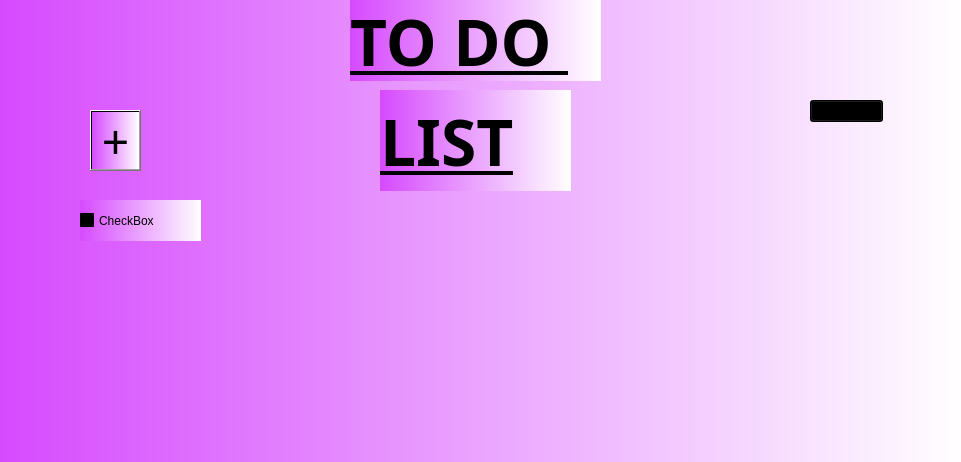
<?xml version="1.0" encoding="UTF-8"?>
<ui version="4.0">
 <class>MainWindow</class>
 <widget class="QMainWindow" name="MainWindow">
  <property name="geometry">
   <rect>
    <x>0</x>
    <y>0</y>
    <width>961</width>
    <height>462</height>
   </rect>
  </property>
  <property name="palette">
   <palette>
    <active>
     <colorrole role="Base">
      <brush brushstyle="LinearGradientPattern">
       <gradient startx="0.000000000000000" starty="0.000000000000000" endx="1.000000000000000" endy="0.000000000000000" type="LinearGradient" spread="PadSpread" coordinatemode="ObjectBoundingMode">
        <gradientstop position="0.000000000000000">
         <color alpha="255">
          <red>214</red>
          <green>74</green>
          <blue>254</blue>
         </color>
        </gradientstop>
        <gradientstop position="1.000000000000000">
         <color alpha="255">
          <red>255</red>
          <green>255</green>
          <blue>255</blue>
         </color>
        </gradientstop>
       </gradient>
      </brush>
     </colorrole>
     <colorrole role="Window">
      <brush brushstyle="LinearGradientPattern">
       <gradient startx="0.000000000000000" starty="0.000000000000000" endx="1.000000000000000" endy="0.000000000000000" type="LinearGradient" spread="PadSpread" coordinatemode="ObjectBoundingMode">
        <gradientstop position="0.000000000000000">
         <color alpha="255">
          <red>214</red>
          <green>74</green>
          <blue>254</blue>
         </color>
        </gradientstop>
        <gradientstop position="1.000000000000000">
         <color alpha="255">
          <red>255</red>
          <green>255</green>
          <blue>255</blue>
         </color>
        </gradientstop>
       </gradient>
      </brush>
     </colorrole>
    </active>
    <inactive>
     <colorrole role="Base">
      <brush brushstyle="LinearGradientPattern">
       <gradient startx="0.000000000000000" starty="0.000000000000000" endx="1.000000000000000" endy="0.000000000000000" type="LinearGradient" spread="PadSpread" coordinatemode="ObjectBoundingMode">
        <gradientstop position="0.000000000000000">
         <color alpha="255">
          <red>214</red>
          <green>74</green>
          <blue>254</blue>
         </color>
        </gradientstop>
        <gradientstop position="1.000000000000000">
         <color alpha="255">
          <red>255</red>
          <green>255</green>
          <blue>255</blue>
         </color>
        </gradientstop>
       </gradient>
      </brush>
     </colorrole>
     <colorrole role="Window">
      <brush brushstyle="LinearGradientPattern">
       <gradient startx="0.000000000000000" starty="0.000000000000000" endx="1.000000000000000" endy="0.000000000000000" type="LinearGradient" spread="PadSpread" coordinatemode="ObjectBoundingMode">
        <gradientstop position="0.000000000000000">
         <color alpha="255">
          <red>214</red>
          <green>74</green>
          <blue>254</blue>
         </color>
        </gradientstop>
        <gradientstop position="1.000000000000000">
         <color alpha="255">
          <red>255</red>
          <green>255</green>
          <blue>255</blue>
         </color>
        </gradientstop>
       </gradient>
      </brush>
     </colorrole>
    </inactive>
    <disabled>
     <colorrole role="Base">
      <brush brushstyle="LinearGradientPattern">
       <gradient startx="0.000000000000000" starty="0.000000000000000" endx="1.000000000000000" endy="0.000000000000000" type="LinearGradient" spread="PadSpread" coordinatemode="ObjectBoundingMode">
        <gradientstop position="0.000000000000000">
         <color alpha="255">
          <red>214</red>
          <green>74</green>
          <blue>254</blue>
         </color>
        </gradientstop>
        <gradientstop position="1.000000000000000">
         <color alpha="255">
          <red>255</red>
          <green>255</green>
          <blue>255</blue>
         </color>
        </gradientstop>
       </gradient>
      </brush>
     </colorrole>
     <colorrole role="Window">
      <brush brushstyle="LinearGradientPattern">
       <gradient startx="0.000000000000000" starty="0.000000000000000" endx="1.000000000000000" endy="0.000000000000000" type="LinearGradient" spread="PadSpread" coordinatemode="ObjectBoundingMode">
        <gradientstop position="0.000000000000000">
         <color alpha="255">
          <red>214</red>
          <green>74</green>
          <blue>254</blue>
         </color>
        </gradientstop>
        <gradientstop position="1.000000000000000">
         <color alpha="255">
          <red>255</red>
          <green>255</green>
          <blue>255</blue>
         </color>
        </gradientstop>
       </gradient>
      </brush>
     </colorrole>
    </disabled>
   </palette>
  </property>
  <property name="windowTitle">
   <string>MainWindow</string>
  </property>
  <property name="styleSheet">
   <string notr="true"> background-color: qlineargradient(spread:pad, x1:0, y1:0, x2:1, y2:0, stop:0 rgba(214, 74, 254, 255), stop:1 rgba(255, 255, 255, 255));
</string>
  </property>
  <widget class="QWidget" name="centralwidget">
   <widget class="QLabel" name="title">
    <property name="geometry">
     <rect>
      <x>350</x>
      <y>0</y>
      <width>251</width>
      <height>81</height>
     </rect>
    </property>
    <property name="font">
     <font>
      <family>Segoe UI Variable Display</family>
      <pointsize>48</pointsize>
      <weight>75</weight>
      <bold>true</bold>
      <underline>true</underline>
     </font>
    </property>
    <property name="styleSheet">
     <string notr="true"> </string>
    </property>
    <property name="text">
     <string>TO DO </string>
    </property>
   </widget>
   <widget class="QLabel" name="label_2">
    <property name="geometry">
     <rect>
      <x>380</x>
      <y>90</y>
      <width>191</width>
      <height>101</height>
     </rect>
    </property>
    <property name="palette">
     <palette>
      <active>
       <colorrole role="Button">
        <brush brushstyle="SolidPattern">
         <color alpha="255">
          <red>0</red>
          <green>0</green>
          <blue>0</blue>
         </color>
        </brush>
       </colorrole>
       <colorrole role="Base">
        <brush brushstyle="LinearGradientPattern">
         <gradient startx="0.000000000000000" starty="0.000000000000000" endx="1.000000000000000" endy="0.000000000000000" type="LinearGradient" spread="PadSpread" coordinatemode="ObjectBoundingMode">
          <gradientstop position="0.000000000000000">
           <color alpha="255">
            <red>214</red>
            <green>74</green>
            <blue>254</blue>
           </color>
          </gradientstop>
          <gradientstop position="1.000000000000000">
           <color alpha="255">
            <red>255</red>
            <green>255</green>
            <blue>255</blue>
           </color>
          </gradientstop>
         </gradient>
        </brush>
       </colorrole>
       <colorrole role="Window">
        <brush brushstyle="LinearGradientPattern">
         <gradient startx="0.000000000000000" starty="0.000000000000000" endx="1.000000000000000" endy="0.000000000000000" type="LinearGradient" spread="PadSpread" coordinatemode="ObjectBoundingMode">
          <gradientstop position="0.000000000000000">
           <color alpha="255">
            <red>214</red>
            <green>74</green>
            <blue>254</blue>
           </color>
          </gradientstop>
          <gradientstop position="1.000000000000000">
           <color alpha="255">
            <red>255</red>
            <green>255</green>
            <blue>255</blue>
           </color>
          </gradientstop>
         </gradient>
        </brush>
       </colorrole>
      </active>
      <inactive>
       <colorrole role="Button">
        <brush brushstyle="SolidPattern">
         <color alpha="255">
          <red>0</red>
          <green>0</green>
          <blue>0</blue>
         </color>
        </brush>
       </colorrole>
       <colorrole role="Base">
        <brush brushstyle="LinearGradientPattern">
         <gradient startx="0.000000000000000" starty="0.000000000000000" endx="1.000000000000000" endy="0.000000000000000" type="LinearGradient" spread="PadSpread" coordinatemode="ObjectBoundingMode">
          <gradientstop position="0.000000000000000">
           <color alpha="255">
            <red>214</red>
            <green>74</green>
            <blue>254</blue>
           </color>
          </gradientstop>
          <gradientstop position="1.000000000000000">
           <color alpha="255">
            <red>255</red>
            <green>255</green>
            <blue>255</blue>
           </color>
          </gradientstop>
         </gradient>
        </brush>
       </colorrole>
       <colorrole role="Window">
        <brush brushstyle="LinearGradientPattern">
         <gradient startx="0.000000000000000" starty="0.000000000000000" endx="1.000000000000000" endy="0.000000000000000" type="LinearGradient" spread="PadSpread" coordinatemode="ObjectBoundingMode">
          <gradientstop position="0.000000000000000">
           <color alpha="255">
            <red>214</red>
            <green>74</green>
            <blue>254</blue>
           </color>
          </gradientstop>
          <gradientstop position="1.000000000000000">
           <color alpha="255">
            <red>255</red>
            <green>255</green>
            <blue>255</blue>
           </color>
          </gradientstop>
         </gradient>
        </brush>
       </colorrole>
      </inactive>
      <disabled>
       <colorrole role="Button">
        <brush brushstyle="SolidPattern">
         <color alpha="255">
          <red>0</red>
          <green>0</green>
          <blue>0</blue>
         </color>
        </brush>
       </colorrole>
       <colorrole role="Base">
        <brush brushstyle="LinearGradientPattern">
         <gradient startx="0.000000000000000" starty="0.000000000000000" endx="1.000000000000000" endy="0.000000000000000" type="LinearGradient" spread="PadSpread" coordinatemode="ObjectBoundingMode">
          <gradientstop position="0.000000000000000">
           <color alpha="255">
            <red>214</red>
            <green>74</green>
            <blue>254</blue>
           </color>
          </gradientstop>
          <gradientstop position="1.000000000000000">
           <color alpha="255">
            <red>255</red>
            <green>255</green>
            <blue>255</blue>
           </color>
          </gradientstop>
         </gradient>
        </brush>
       </colorrole>
       <colorrole role="Window">
        <brush brushstyle="LinearGradientPattern">
         <gradient startx="0.000000000000000" starty="0.000000000000000" endx="1.000000000000000" endy="0.000000000000000" type="LinearGradient" spread="PadSpread" coordinatemode="ObjectBoundingMode">
          <gradientstop position="0.000000000000000">
           <color alpha="255">
            <red>214</red>
            <green>74</green>
            <blue>254</blue>
           </color>
          </gradientstop>
          <gradientstop position="1.000000000000000">
           <color alpha="255">
            <red>255</red>
            <green>255</green>
            <blue>255</blue>
           </color>
          </gradientstop>
         </gradient>
        </brush>
       </colorrole>
      </disabled>
     </palette>
    </property>
    <property name="font">
     <font>
      <family>Segoe UI Variable Display</family>
      <pointsize>48</pointsize>
      <weight>75</weight>
      <bold>true</bold>
      <underline>true</underline>
     </font>
    </property>
    <property name="text">
     <string>LIST</string>
    </property>
   </widget>
   <widget class="QCheckBox" name="checkBox">
    <property name="geometry">
     <rect>
      <x>80</x>
      <y>200</y>
      <width>121</width>
      <height>41</height>
     </rect>
    </property>
    <property name="text">
     <string>CheckBox</string>
    </property>
   </widget>
   <widget class="QToolButton" name="toolButton">
    <property name="geometry">
     <rect>
      <x>90</x>
      <y>110</y>
      <width>51</width>
      <height>61</height>
     </rect>
    </property>
    <property name="font">
     <font>
      <family>Segoe UI Variable Display</family>
      <pointsize>36</pointsize>
     </font>
    </property>
    <property name="styleSheet">
     <string notr="true">w</string>
    </property>
    <property name="text">
     <string>+</string>
    </property>
   </widget>
   <widget class="QComboBox" name="comboBox">
    <property name="geometry">
     <rect>
      <x>810</x>
      <y>100</y>
      <width>73</width>
      <height>22</height>
     </rect>
    </property>
   </widget>
  </widget>
  <widget class="QMenuBar" name="menubar">
   <property name="geometry">
    <rect>
     <x>0</x>
     <y>0</y>
     <width>961</width>
     <height>26</height>
    </rect>
   </property>
  </widget>
 </widget>
 <resources/>
 <connections/>
</ui>
